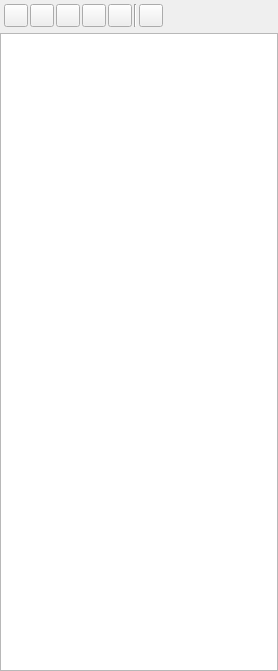
<?xml version="1.0" encoding="UTF-8"?>
<ui version="4.0">
 <class>macro_panel</class>
 <widget class="QWidget" name="macro_panel">
  <property name="geometry">
   <rect>
    <x>0</x>
    <y>0</y>
    <width>278</width>
    <height>671</height>
   </rect>
  </property>
  <layout class="QVBoxLayout" name="verticalLayout">
   <property name="spacing">
    <number>6</number>
   </property>
   <property name="leftMargin">
    <number>0</number>
   </property>
   <property name="topMargin">
    <number>0</number>
   </property>
   <property name="rightMargin">
    <number>0</number>
   </property>
   <property name="bottomMargin">
    <number>0</number>
   </property>
   <item>
    <layout class="QHBoxLayout" name="horizontalLayout_2">
     <property name="spacing">
      <number>2</number>
     </property>
     <property name="leftMargin">
      <number>4</number>
     </property>
     <property name="topMargin">
      <number>4</number>
     </property>
     <item>
      <widget class="QToolButton" name="button_record">
       <property name="toolTip">
        <string>Start or stop recording of a macro</string>
       </property>
       <property name="text">
        <string/>
       </property>
       <property name="checkable">
        <bool>true</bool>
       </property>
      </widget>
     </item>
     <item>
      <widget class="QToolButton" name="button_play">
       <property name="toolTip">
        <string>Play selected macro</string>
       </property>
       <property name="text">
        <string/>
       </property>
       <property name="checkable">
        <bool>false</bool>
       </property>
       <property name="checked">
        <bool>false</bool>
       </property>
      </widget>
     </item>
     <item>
      <widget class="QToolButton" name="button_delete">
       <property name="toolTip">
        <string>Delete all selected macros</string>
       </property>
       <property name="text">
        <string/>
       </property>
       <property name="checkable">
        <bool>false</bool>
       </property>
       <property name="checked">
        <bool>false</bool>
       </property>
      </widget>
     </item>
     <item>
      <widget class="QToolButton" name="button_open">
       <property name="toolTip">
        <string>Open macros from the disk</string>
       </property>
       <property name="text">
        <string/>
       </property>
       <property name="autoRaise">
        <bool>false</bool>
       </property>
      </widget>
     </item>
     <item>
      <widget class="QToolButton" name="button_save">
       <property name="toolTip">
        <string>Save all macros to the disk...</string>
       </property>
       <property name="text">
        <string/>
       </property>
       <property name="autoRaise">
        <bool>false</bool>
       </property>
      </widget>
     </item>
     <item>
      <widget class="Line" name="line">
       <property name="frameShadow">
        <enum>QFrame::Sunken</enum>
       </property>
       <property name="lineWidth">
        <number>1</number>
       </property>
       <property name="midLineWidth">
        <number>0</number>
       </property>
       <property name="orientation">
        <enum>Qt::Vertical</enum>
       </property>
      </widget>
     </item>
     <item>
      <widget class="QToolButton" name="button_settings">
       <property name="toolTip">
        <string>Open macro settings...</string>
       </property>
       <property name="text">
        <string/>
       </property>
       <property name="autoRaise">
        <bool>false</bool>
       </property>
      </widget>
     </item>
     <item>
      <spacer name="horizontalSpacer_3">
       <property name="orientation">
        <enum>Qt::Horizontal</enum>
       </property>
       <property name="sizeHint" stdset="0">
        <size>
         <width>40</width>
         <height>20</height>
        </size>
       </property>
      </spacer>
     </item>
    </layout>
   </item>
   <item>
    <widget class="QTableView" name="table_view">
     <property name="selectionMode">
      <enum>QAbstractItemView::ExtendedSelection</enum>
     </property>
     <property name="showGrid">
      <bool>false</bool>
     </property>
     <property name="sortingEnabled">
      <bool>true</bool>
     </property>
     <property name="cornerButtonEnabled">
      <bool>false</bool>
     </property>
     <attribute name="verticalHeaderMinimumSectionSize">
      <number>15</number>
     </attribute>
    </widget>
   </item>
  </layout>
 </widget>
 <resources/>
 <connections/>
</ui>
